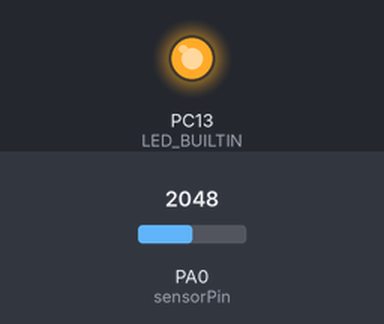
A sketch run on a simulated STM32 Blue Pill. On the bench: output pins drawn as LEDs (lit = HIGH). Inputs (shaded band) come from the test bench; at power-on: PA0 (sensorPin) = 2048.

Above: at 4.8 s.
4.9 s: PA0 (sensorPin) set to 491
10.0 s: PA0 (sensorPin) set to 0
15.1 s: PA0 (sensorPin) set to 1228
At 17.0 s:
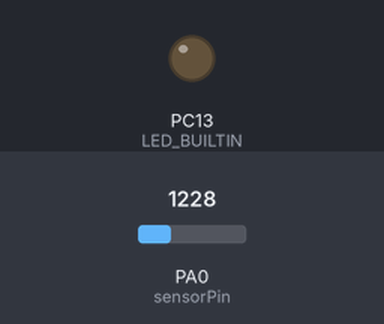
Timing chart, 0 to 30.6 s (numbered marks = the images above; inputs shaded):
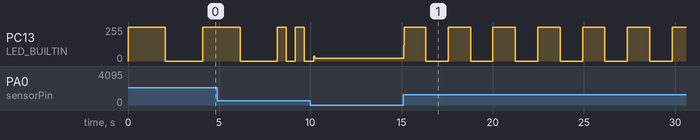

The sketch:

AnalogInput.ino
```cpp
/*
模拟输入
*/

int sensorPin = 0;   // 模拟输入的引脚
int sensorValue = 0; //从传感器读取的数值存储到这个变量中

void setup() {
    // 配置引脚为模拟输入
    pinMode(sensorPin, INPUT_ANALOG);

    pinMode(LED_BUILTIN, OUTPUT);
}

void loop() {
    // 从传感器读取
    sensorValue = analogRead(sensorPin);

    digitalWrite(LED_BUILTIN, HIGH);
    //读取的数值作为led开启和关闭的延时时间
    delay(sensorValue);
    digitalWrite(LED_BUILTIN, LOW);
    delay(sensorValue);
}
```

Measured:
- after the input at 15.1 s, PC13 (LED_BUILTIN): 20/255 → 119/255 at once, then repeats every 2.4 s: 255/255 1.2 s, 0/255 1.2 s
